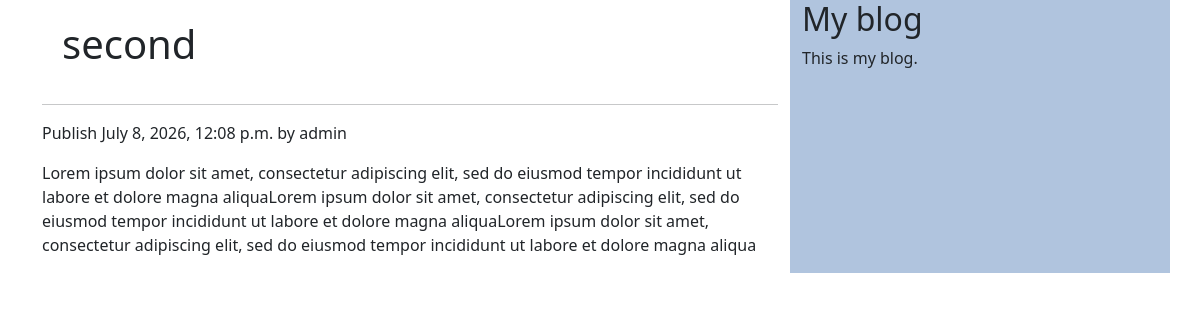
/2026/7/8/second/, run on the app's committed database.
### blog/models.py (models this page shows, shortened)
class Post(models.Model):
    class Status(models.TextChoices):
        DRAFT = ("DF", "Draft")
        PUBLISH = ("PB", "Published")
    title = models.CharField(max_length=250)
    slug = models.SlugField(max_length=250,unique_for_date='publish')
    author = models.ForeignKey(
        settings.AUTH_USER_MODEL, on_delete=models.CASCADE, related_name="blog_posts"
    )
    body = models.TextField()
    publish = models.DateTimeField(default=timezone.now)
    created = models.DateTimeField(auto_now_add=True)
    updated = models.DateTimeField(auto_now=True)
    status = models.CharField(choices=Status, max_length=2, default=Status.DRAFT)
    objects = models.Manager()
    published = PublishedManager()
    class Meta:
        ordering = ["-publish"]
        indexes = [
            models.Index(fields=["-publish"]),
        ]

### blog/views.py (the view)
# urls.py: path("<int:year>/<int:month>/<int:day>/<slug:post>/",post_detail,name="post_detail")
def post_detail(request,year,month,day,post):
    post=get_object_or_404(Post,status=Post.Status.PUBLISH,publish__year=year,publish__month=month,publish__day=day,slug=post)
    return render(request,'blog/post_detail.html',{'post':post})

### blog/templates/blog/post_detail.html (shortened to what this page needs)
{% extends 'base.html' %}
{% block content %}
<h1>{{post.title}} </h1>
<hr>
<p class="date">Publish {{post.publish}} by {{post.author}}</p>
{{ post.body|linebreaks }}
{% endblock %}

### static/style.css (style rules this page uses)
h1 { padding: 20px; }

### data on the page
Post: title "second", publish "July 8, 2026, 12:08 p.m.", author "admin", body "Lorem ipsum dolor sit amet, consectetur adipiscing elit, sed do eiusmod tempor incididunt ut labore et dolore magna aliquaLorem ipsum dolor sit amet, consectetur adipiscing elit, sed do eiusmod tempor incididunt ut labore et dolore magna aliquaLorem ipsum dolor sit amet, consectetur adipiscing elit, sed do eiusmod tempor incididunt ut labore et dolore magna aliqua"
